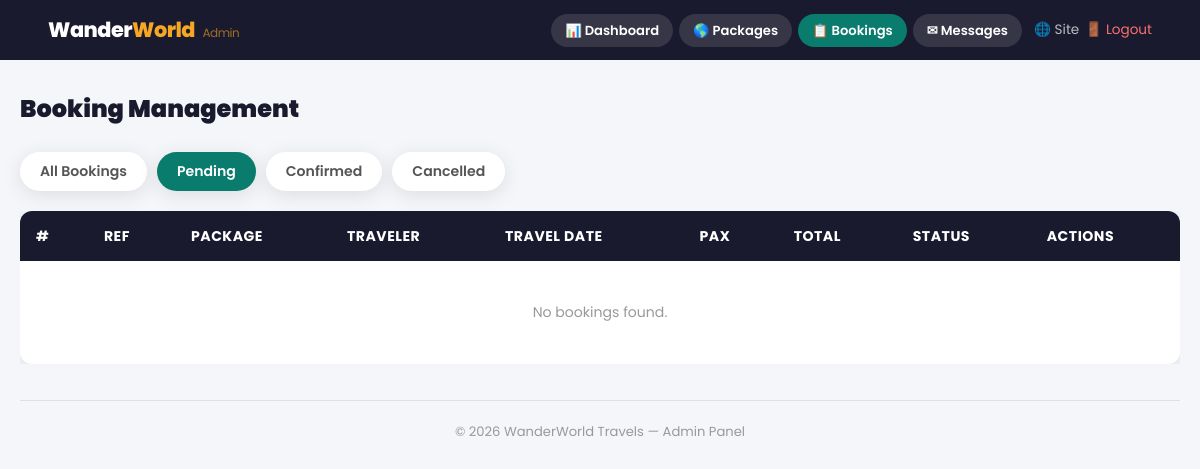
Before: /admin.php?section=bookings&filter=Pending (signed in) with the older database file.
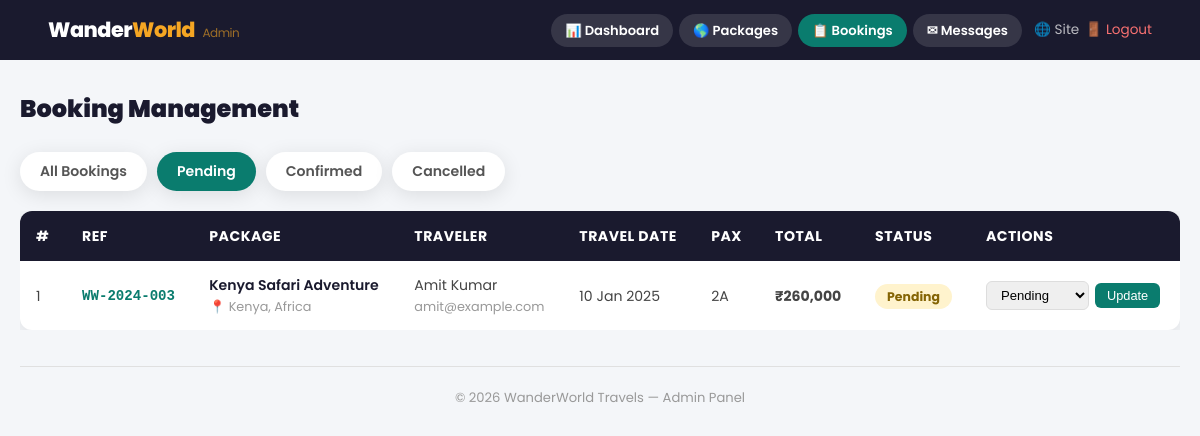
After: the same page with the newer database file.
### tables this page shows
CREATE TABLE IF NOT EXISTS bookings (
    id INT AUTO_INCREMENT PRIMARY KEY,
    booking_ref VARCHAR(20) UNIQUE NOT NULL,
    package_id INT NOT NULL,
    first_name VARCHAR(100) NOT NULL,
    last_name VARCHAR(100) NOT NULL,
    email VARCHAR(200) NOT NULL,
    phone VARCHAR(20) NOT NULL,
    travel_date DATE NOT NULL,
    num_adults INT NOT NULL DEFAULT 1,
    num_children INT DEFAULT 0,
    special_requests TEXT,
    total_price DECIMAL(10,2) NOT NULL,
    status ENUM('Pending','Confirmed','Cancelled') DEFAULT 'Pending',
    created_at TIMESTAMP DEFAULT CURRENT_TIMESTAMP,
    FOREIGN KEY (package_id) REFERENCES packages(id) ON DELETE CASCADE
);

CREATE TABLE IF NOT EXISTS packages (
    id INT AUTO_INCREMENT PRIMARY KEY,
    name VARCHAR(200) NOT NULL,
    destination VARCHAR(200) NOT NULL,
    category ENUM('Beach','Adventure','Cultural','Wildlife','Mountain','Luxury') NOT NULL,
    duration INT NOT NULL COMMENT 'Days',
    price DECIMAL(10,2) NOT NULL,
    original_price DECIMAL(10,2) DEFAULT NULL,
    max_people INT DEFAULT 20,
    image_url VARCHAR(500),
    gallery TEXT COMMENT 'JSON array of image URLs',
    short_desc TEXT,
    description LONGTEXT,
    itinerary LONGTEXT COMMENT 'JSON array of day-wise itinerary',
    includes TEXT COMMENT 'What is included',
    excludes TEXT COMMENT 'What is excluded',
    rating DECIMAL(2,1) DEFAULT 4.5,
    reviews_count INT DEFAULT 0,
    is_featured TINYINT(1) DEFAULT 0,
    is_active TINYINT(1) DEFAULT 1,
    created_at TIMESTAMP DEFAULT CURRENT_TIMESTAMP
);

### admin.php (the view, shortened to what the changed rows need)
<?php
require_once 'config.php';
$is_admin = !empty($_SESSION['admin']);
if ($is_admin) {
    $total_pkg  = $conn->query("SELECT COUNT(*) c FROM packages")->fetch_assoc()['c'];
    $total_book = $conn->query("SELECT COUNT(*) c FROM bookings")->fetch_assoc()['c'];
    $pending    = $conn->query("SELECT COUNT(*) c FROM bookings WHERE status='Pending'")->fetch_assoc()['c'];
    $confirmed  = $conn->query("SELECT COUNT(*) c FROM bookings WHERE status='Confirmed'")->fetch_assoc()['c'];
    $total_rev  = $conn->query("SELECT SUM(total_price) s FROM bookings WHERE status='Confirmed'")->fetch_assoc()['s'] ?? 0;
    $filter   = isset($_GET['filter']) ? $conn->real_escape_string($_GET['filter']) : '';
    $w        = $filter ? "WHERE b.status = '$filter'" : '';
    $bookings = $conn->query("SELECT b.*, p.name as pkg_name, p.destination FROM bookings b JOIN packages p ON b.package_id = p.id $w ORDER BY b.created_at DESC");
    $section      = isset($_GET['section']) ? $_GET['section'] : 'dashboard';
}
?>
<!DOCTYPE html>
<html lang="en">
<head>
    <link rel="stylesheet" href="style.css">
</head>
<body style="background:var(--light-gray);">
<?php if (!$is_admin): ?>
<div style="min-height:100vh; display:flex; align-items:center; justify-content:center; background:var(--dark);">
    <div style="background:white; border-radius:16px; padding:40px; width:380px; box-shadow:0 20px 60px rgba(0,0,0,0.4);">
        <div style="text-align:center; margin-bottom:28px;">
            <div class="logo">Wander<span>World</span></div>
            <div style="color:#6c757d; font-size:0.9rem; margin-top:8px;">Admin Panel</div>
        </div>
        <?php if (isset($login_error)): ?>
        <div class="alert alert-error"><?= $login_error ?></div>
        <?php endif; ?>
        <form method="POST">
            <div class="form-group">
                <label>Admin Password</label>
                <input type="password" name="password" placeholder="Enter password" required autofocus>
            </div>
            <button type="submit" class="submit-btn" style="margin-top:8px;">Login &rarr;</button>
        </form>
        <div style="text-align:center; margin-top:16px; font-size:0.82rem; color:#999;">Default password: admin123</div>
    </div>
</div>
<?php else: ?>
<nav style="background:var(--dark); padding:0 4%;">
    <div style="display:flex; justify-content:space-between; align-items:center; min-height:60px; flex-wrap:wrap; gap:8px; padding:8px 0;">
        <div style="display:flex; gap:6px; align-items:center; flex-wrap:wrap;">
            <?php foreach (['dashboard' => '&#128202; Dashboard', 'packages' => '&#127758; Packages', 'bookings' => '&#128203; Bookings', 'messages' => '&#9993; Messages'] as $s => $lbl): ?>
            <a href="admin.php?section=<?= $s ?>"
               style="padding:6px 14px; border-radius:20px; font-size:0.82rem; font-weight:600; text-decoration:none;
                      background:<?= $section == $s ? 'var(--primary)' : 'rgba(255,255,255,0.12)' ?>;
                      color:white;"><?= $lbl ?></a>
            <?php endforeach; ?>
            <a href="index.php" style="color:rgba(255,255,255,0.7); font-size:0.85rem; margin-left:6px; text-decoration:none;" target="_blank">&#127760; Site</a>
            <a href="admin.php?logout=1" style="color:#f87171; font-size:0.85rem; text-decoration:none;">&#128682; Logout</a>
        </div>
    </div>
</nav>
<div class="admin-wrap">
<?php
if ($section === 'dashboard'): ?>
    <h2 style="font-size:1.5rem; font-weight:900; color:var(--dark); margin-bottom:24px;">Dashboard Overview</h2>
    <div style="display:grid; grid-template-columns:repeat(auto-fill,minmax(180px,1fr)); gap:16px; margin-bottom:32px;">
        <div class="stat-box"><div class="n" style="color:var(--primary);"><?= $total_pkg ?></div><div class="l">Total Packages</div></div>
        <div class="stat-box"><div class="n" style="color:#2563eb;"><?= $total_book ?></div><div class="l">Total Bookings</div></div>
        <div class="stat-box"><div class="n" style="color:#d97706;"><?= $pending ?></div><div class="l">Pending</div></div>
        <div class="stat-box"><div class="n" style="color:#059669;"><?= $confirmed ?></div><div class="l">Confirmed</div></div>
        <div class="stat-box"><div class="n" style="color:#7c3aed;">&#8377;<?= number_format($total_rev) ?></div><div class="l">Total Revenue</div></div>
    </div>
    <div style="display:flex; gap:12px; flex-wrap:wrap;">
        <a href="admin.php?section=packages&show_form=1" class="btn-add">+ Add New Package</a>
        <a href="admin.php?section=bookings" class="btn-add" style="background:#2563eb;">Manage Bookings</a>
        <a href="admin.php?section=messages" class="btn-add" style="background:#7c3aed;">View Messages</a>
    </div>
<?php
elseif ($section === 'bookings'): ?>
    <h2 style="font-size:1.5rem; font-weight:900; color:var(--dark); margin-bottom:24px;">Booking Management</h2>
    <div style="display:flex; gap:10px; margin-bottom:20px; flex-wrap:wrap;">
        <?php foreach ([''=>'All Bookings', 'Pending'=>'Pending', 'Confirmed'=>'Confirmed', 'Cancelled'=>'Cancelled'] as $f => $label): ?>
        <a href="admin.php?section=bookings&filter=<?= $f ?>"
           style="padding:8px 20px; border-radius:25px; font-size:0.88rem; font-weight:600; text-decoration:none;
                  background:<?= $filter == $f ? 'var(--primary)' : 'white' ?>;
                  color:<?= $filter == $f ? 'white' : '#555' ?>;
                  box-shadow:var(--shadow);"><?= $label ?></a>
        <?php endforeach; ?>
    </div>
    <div style="overflow-x:auto;">
        <table>
            <thead>
                <tr>
                    <th>#</th><th>Ref</th><th>Package</th><th>Traveler</th>
                    <th>Travel Date</th><th>Pax</th><th>Total</th><th>Status</th><th>Actions</th>
                </tr>
            </thead>
            <tbody>
                <?php
                $bookings->data_seek(0);
                if ($bookings->num_rows == 0): ?>
                <tr><td colspan="9" style="text-align:center; padding:40px; color:#999;">No bookings found.</td></tr>
                <?php endif;
                $i = 1;
                while ($b = $bookings->fetch_assoc()): ?>
                <tr>
                    <td><?= $i++ ?></td>
                    <td><strong style="font-family:monospace; color:var(--primary);"><?= htmlspecialchars($b['booking_ref']) ?></strong></td>
                    <td>
                        <div style="font-weight:600; color:#1a1a2e;"><?= htmlspecialchars($b['pkg_name']) ?></div>
                        <div style="font-size:0.8rem; color:#999;">&#128205; <?= htmlspecialchars($b['destination']) ?></div>
                    </td>
                    <td>
                        <div><?= htmlspecialchars($b['first_name'] . ' ' . $b['last_name']) ?></div>
                        <div style="font-size:0.8rem; color:#999;"><?= htmlspecialchars($b['email']) ?></div>
                    </td>
                    <td><?= date('d M Y', strtotime($b['travel_date'])) ?></td>
                    <td><?= $b['num_adults'] ?>A<?= $b['num_children'] > 0 ? '+' . $b['num_children'] . 'C' : '' ?></td>
                    <td><strong>&#8377;<?= number_format($b['total_price']) ?></strong></td>
                    <td><span class="status-badge status-<?= $b['status'] ?>"><?= $b['status'] ?></span></td>
                    <td>
                        <form method="POST" style="display:flex; gap:6px; align-items:center;">
                            <select name="status" class="inline">
                                <option value="Pending"   <?= $b['status'] == 'Pending'   ? 'selected' : '' ?>>Pending</option>
                            </select>
                            <button type="submit" class="upd-btn">Update</button>
                        </form>
                    </td>
                </tr>
                <?php endwhile; ?>
            </tbody>
        </table>
    </div>
<?php
endif;  ?>
</div>
<?php endif;  ?>
</body>
</html>

Changed rows visible on the page:
added bookings: booking_ref "WW-2024-003", package.name "Kenya Safari Adventure", package.destination "Kenya, Africa", first_name+last_name "Amit Kumar", email "amit@example.com", travel_date "10 Jan 2025", num_adults "2", total_price "260,000", status "Pending"
Other visible differences:
text no longer shown: "No bookings found."
